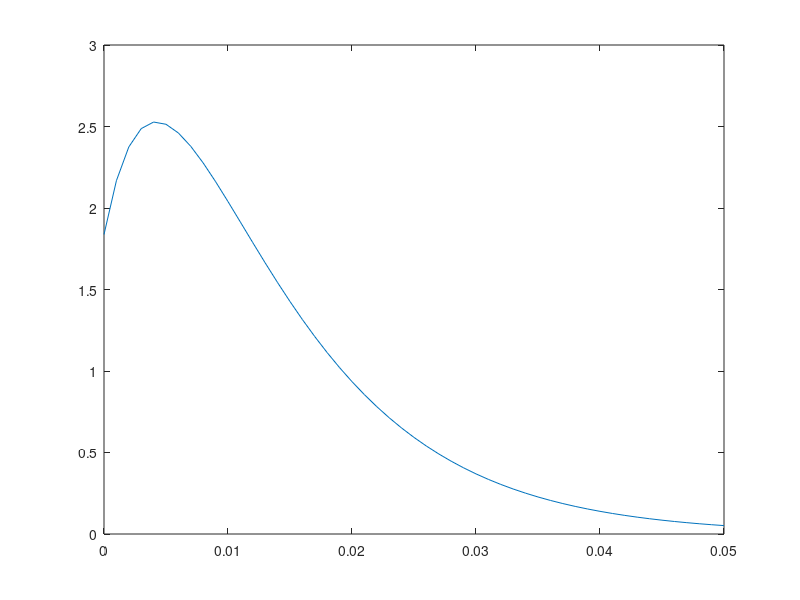

This chart was generated by the following MATLAB code:
x = 0:0.001:0.05;
y1 = exp(-100*x)-exp(-200*x);
y2 = exp(-100*(x+0.005))-exp(-200*(x+0.005));
y3 = exp(-100*(x+0.01))-exp(-200*(x+0.01));
z = 20*0.195*(y1+y2+y3); 
plot(x,z)